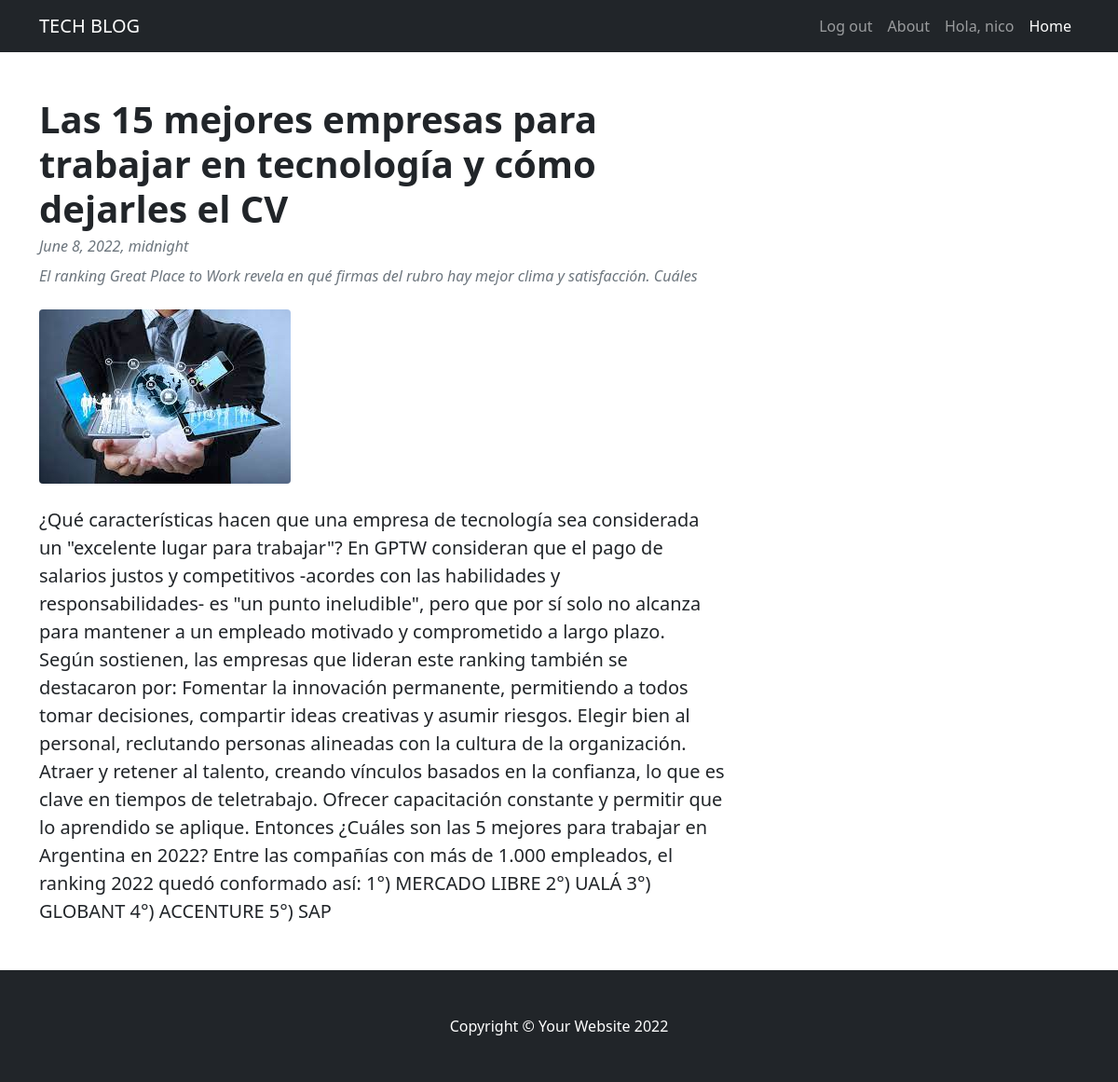
The app's page /read_more/71 (signed in) with its own data.
### AppCoder/models.py (models this page shows, shortened)
class post(models.Model):
    title = models.CharField(max_length=255)
    subtitle = models.CharField(max_length=100, default="")
    content = models.TextField()
    date = models.DateTimeField(default=None)
    image = models.ImageField(upload_to='images/', null= True, blank = True)

### AppCoder/views.py (the view)
# urls.py: path('read_more/<pk>', read_more, name = "read_more"),
@login_required(login_url='/login')
def read_more(request, pk):
    Posteo = post.objects.get(pk=pk)
    PosteoContext = {'Posteo': Posteo}
    return render(request, 'post.html', PosteoContext)

### AppCoder/Templates/post.html (shortened to what this page needs)
<!DOCTYPE html>
<html lang="en">
    <head>
        {% load static %}
        <link href="{% static 'AppCoder/css/styles.css' %}" rel="stylesheet" />
    </head>
    <body>
        <nav class="navbar navbar-expand-lg navbar-dark bg-dark">
            <div class="container">
                <a class="navbar-brand" href="#!">TECH BLOG</a>
                <div class="collapse navbar-collapse" id="navbarSupportedContent">
                    <ul class="navbar-nav ms-auto mb-2 mb-lg-0">
                        <ul class="navbar-nav ms-auto mb-2 mb-lg-0">
                            <li class="nav-item"><a class="nav-link" href={% url 'acceso' %}>Log out</a></li>
                            <li class="nav-item"><a class="nav-link" href={% url 'about' %}>About</a></li>
                            {% if request.user.is_authenticated %}
                            <li class="nav-item"><a class="nav-link" href={% url 'profile' %}>  Hola, {{user.username }} </a></li>
                             {% endif %}
                            <li class="nav-item"><a class="nav-link active" aria-current="page" href={% url 'read_post' %}>Home</a></li>
                        </ul>
                </div>
            </div>
        </nav>
        <div class="container mt-5">
            <div class="row">
                <div class="col-lg-8">
                    <article>
                        <header class="mb-4">
                            <h1 class="fw-bolder mb-1">{{Posteo.title}}</h1>
                            <div class="text-muted fst-italic mb-2">{{Posteo.date}}</div>
                            <div class="text-muted fst-italic mb-2">{{Posteo.subtitle}}</div>
                        </header>
                        <figure class="mb-4"><img class="img-fluid rounded" src="{{ Posteo.image.url }}" alt="..." />  </figure>
                        <section class="mb-5">
                            <p class="fs-5 mb-4">{{Posteo.content}}</p>
                        </section>
                    </article>
                            </div>
                        </div>
                </div>
        <footer class="py-5 bg-dark">
            <div class="container"><p class="m-0 text-center text-white">Copyright &copy; Your Website 2022</p></div>
        </footer>
    </body>
</html>

### records on screen
post: title "Las 15 mejores empresas para trabajar en tecnología y cómo dejarles el CV", date "June 8, 2022, midnight", subtitle "El ranking Great Place to Work revela en qué firmas del rubro hay mejor clima y satisfacción. Cuáles", image (picture), content "¿Qué características hacen que una empresa de tecnología sea considerada un \"excelente lugar para trabajar\"? En GPTW consideran que el pago de salarios justos y competitivos -acordes con las habilidades y responsabilidades- es \"un punto ineludible\", pero que por sí solo no alcanza para mantener a un empleado motivado y comprometido a largo plazo. Según sostienen, las empresas que lideran este ranking también se destacaron por: Fomentar la innovación permanente, permitiendo a todos tomar decisiones, compartir ideas creativas y asumir riesgos. Elegir bien al personal, reclutando personas alineadas con la cultura de la organización. Atraer y retener al talento, creando vínculos basados en la…"

### other values on screen
{{ user.username }} "nico"
